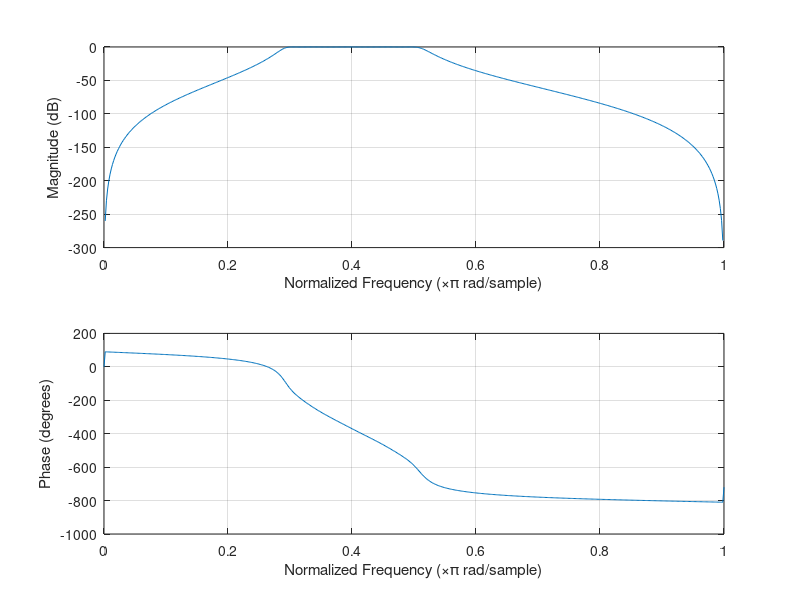

Write the MATLAB code that produced this figure.
w1=1.5/5; w2=2.5/5;
wr1=0.5/5; wr2=3.5/5;
A=60; rp= -20*log10(1-0.01);
wp=[w1 w2]; ws=[wr1 wr2];
[n,wn] = cheb1ord(wp,ws,rp,A);
[b,a]= cheby1(n,rp,wn);
freqz(b,a);